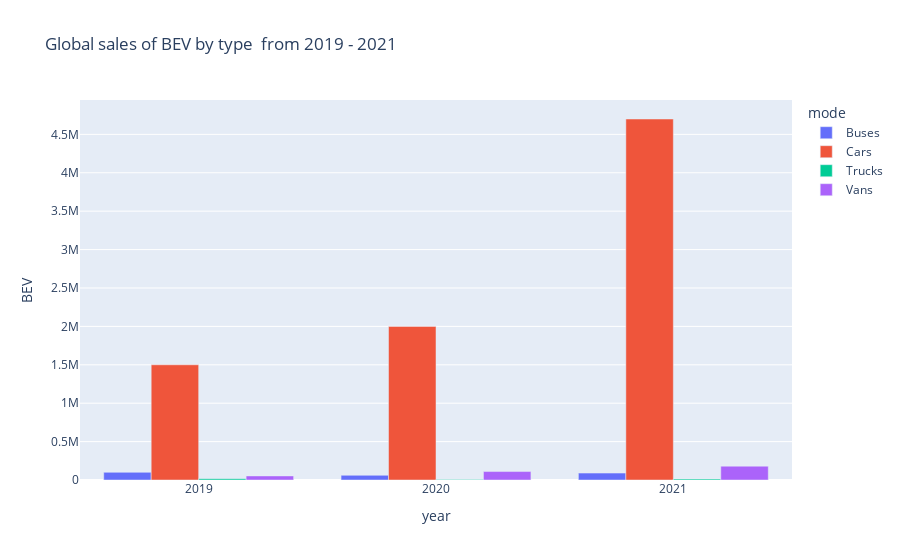

Source (notebook cell):
### Markdown cell above
Exploring the sales, by type of EV from 2019 - 2021

### Code cell
#Graph of global sales of BEV by type  from 2019 - 2021
fig=px.bar(world_sales_details,x='year',y='BEV',color='mode',barmode='group',title='Global sales of BEV by type  from 2019 - 2021')
fig.show()

### Figure 1 — Plotly figure (JSON) as saved in the notebook; plotly's stock layout.template omitted (floating-point values rounded to 4 significant figures)
{"data": [{"alignmentgroup": "True", "hovertemplate": "mode=Buses<br>year=%{x}<br>BEV=%{y}<extra></extra>", "legendgroup": "Buses", "marker": {"color": "#636efa", "pattern": {"shape": ""}}, "name": "Buses", "offsetgroup": "Buses", "orientation": "v", "showlegend": true, "textposition": "auto", "type": "bar", "x": [2019, 2020, 2021], "xaxis": "x", "y": [100000, 61000, 90000], "yaxis": "y"}, {"alignmentgroup": "True", "hovertemplate": "mode=Cars<br>year=%{x}<br>BEV=%{y}<extra></extra>", "legendgroup": "Cars", "marker": {"color": "#EF553B", "pattern": {"shape": ""}}, "name": "Cars", "offsetgroup": "Cars", "orientation": "v", "showlegend": true, "textposition": "auto", "type": "bar", "x": [2019, 2020, 2021], "xaxis": "x", "y": [1500000, 2000000, 4700000], "yaxis": "y"}, {"alignmentgroup": "True", "hovertemplate": "mode=Trucks<br>year=%{x}<br>BEV=%{y}<extra></extra>", "legendgroup": "Trucks", "marker": {"color": "#00cc96", "pattern": {"shape": ""}}, "name": "Trucks", "offsetgroup": "Trucks", "orientation": "v", "showlegend": true, "textposition": "auto", "type": "bar", "x": [2019, 2020, 2021], "xaxis": "x", "y": [17000, 5300, 13000], "yaxis": "y"}, {"alignmentgroup": "True", "hovertemplate": "mode=Vans<br>year=%{x}<br>BEV=%{y}<extra></extra>", "legendgroup": "Vans", "marker": {"color": "#ab63fa", "pattern": {"shape": ""}}, "name": "Vans", "offsetgroup": "Vans", "orientation": "v", "showlegend": true, "textposition": "auto", "type": "bar", "x": [2019, 2020, 2021], "xaxis": "x", "y": [53000, 110000, 180000], "yaxis": "y"}], "layout": {"barmode": "group", "legend": {"title": {"text": "mode"}, "tracegroupgap": 0}, "title": {"text": "Global sales of BEV by type  from 2019 - 2021"}, "xaxis": {"anchor": "y", "domain": [0, 1], "title": {"text": "year"}}, "yaxis": {"anchor": "x", "domain": [0, 1], "title": {"text": "BEV"}}}}
